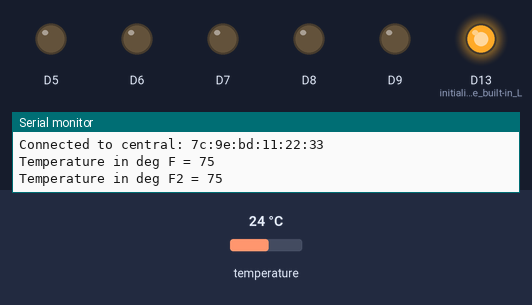
This sketch was run on a simulated Arduino Nano 33 IoT. On the bench: output pins drawn as LEDs (lit = HIGH), the last lines printed to the serial monitor. The inputs (shaded band) are chosen by the test bench; at power-on: temperature 24 °C. Random numbers use the default seed unless the sketch sets one; nothing arrives over Bluetooth unless stated; a phone connects over Bluetooth LE 3 s after start.

Above: at 10.8 s.
10.9 s: temperature set to 31.6 °C
21.2 s: temperature set to 32.7 °C
At 30.8 s:
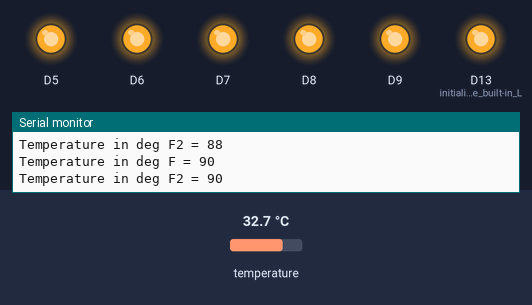
31.5 s: temperature set to 12 °C
At 40.8 s:
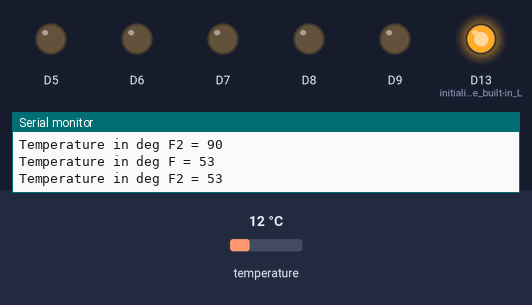
41.5 s: temperature set to 33 °C
At 50.8 s:
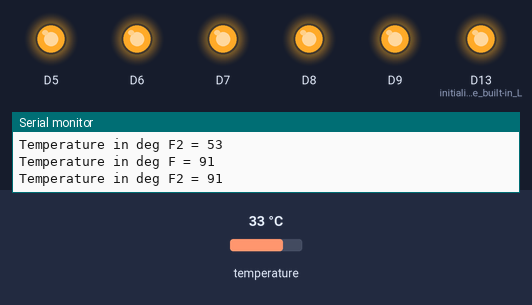
Timing chart, 0 to 52.3 s (numbered marks = the images above; inputs shaded):
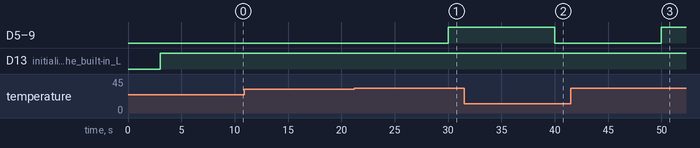

Measured:
- the behaviour switches between 32.2 and 32.3 °C on temperature (found by bisection; images 0 and 1)
- after the input at 21.2 s, D5–9: LOW → HIGH after 8.8 s
- after the input at 31.5 s, D5–9: HIGH → LOW after 8.5 s
- after the input at 41.5 s, D5–9: LOW → HIGH after 8.5 s

The sketch:

SmartCollar.ino
```cpp
/* Adafruit library examples for BME280 sensor */
#include <Wire.h>
#include <Adafruit_Sensor.h>
#include <Adafruit_BME280.h>
#include <ArduinoBLE.h>
/* If you know the sea level pressure, the accuracy improves a lot
#define SEALEVELPRESSURE_HPA (1013.25) */
#define LSL8 256

Adafruit_BME280 bme;
Adafruit_BME280 bme2;

BLEService tempService("98a06868-7df4-431d-b940-8d92656e7893"); // BLE LED Service

//BLEIntCharacteristic internalTemp("c860de29-0df7-4832-8c9f-cb8b6bdac985", BLEWrite | BLENotify);
BLEIntCharacteristic externalTemp("3285a9d7-857b-4233-809e-67e077a0366c", BLEWrite | BLENotify);

BLEIntCharacteristic combinedTemp("c860de29-0df7-4832-8c9f-cb8b6bdac985", BLEWrite | BLENotify);

long prevMillis = 0;
int dogSafeTemp = 0;

int data[] = {95,96,97,98,99,100,99,98,97,96};

void setup() {
  Serial.begin(9600);
  // while (!Serial);
  Serial.println("Starting");
  bme.begin(0x77); // address = 0x77 (default)
  bme2.begin(0x76); // address = 0x76

/* assuming I2C address set is 0x76. If you are using 0x77, update 0x77 as the I2C address  */

  pinMode(LED_BUILTIN, OUTPUT); // initialize the built-in LED pin to indicate when a central is connected
  pinMode(5, OUTPUT);
  pinMode(6, OUTPUT);
  pinMode(7, OUTPUT);
  pinMode(8, OUTPUT);
  pinMode(9, OUTPUT);

  Serial.println("Starting");
  if (!BLE.begin()) {
    Serial.println("starting BLE failed!");

    while (1);
  }


  Serial.println("Starting BLE");

  BLE.setLocalName("SmartCollar");
  BLE.setAdvertisedService(tempService);
  // tempService.addCharacteristic(internalTemp);
  // tempService.addCharacteristic(externalTemp);
  tempService.addCharacteristic(combinedTemp);
  BLE.addService(tempService);
  //internalTemp.writeValue(dogSafeTemp); // set initial value for this characteristic

  BLE.advertise();

  Serial.println("Bluetooth® device active, waiting for connections...");
}

void loop() {

  BLEDevice central = BLE.central();
  int i = 0;
  bool sel = false;
  if (central) {
    Serial.print("Connected to central: ");
    // print the central's BT address:
    Serial.println(central.address());
    // turn on the LED to indicate the connection:
    digitalWrite(LED_BUILTIN, HIGH);

    while (central.connected()) {
    long currMillis = millis();

      if(currMillis - prevMillis >= 10000){
        prevMillis = millis();
        //updateTemp();
        //test(sel);
        updateTemps();

      }
    }

    // when the central disconnects, turn off the LED:
    digitalWrite(LED_BUILTIN, LOW);
    Serial.print("Disconnected from central: ");
    Serial.println(central.address());
  }
}

void updateTemps() {
  Serial.print("Temperature in deg F = ");
  double cel = bme.readTemperature();
  int internalTempData = (int)((cel*9/5) + 32);
  Serial.println(internalTempData);
  //internalTemp.writeValue(internalTempData);

  Serial.print("Temperature in deg F2 = ");
  double cel2 = bme2.readTemperature();
  int externalTempData = (int)((cel2*9/5) + 32);
  Serial.println(externalTempData);
  //externalTemp.writeValue(externalTempData);

  int combinedTempData = externalTempData * LSL8 + internalTempData;
  combinedTemp.writeValue(combinedTempData);
  if((internalTempData >= 90) || (externalTempData >=90)){

    digitalWrite(5, HIGH);
    digitalWrite(6, HIGH);// turn the LED on (HIGH is the voltage level)
    digitalWrite(7, HIGH);// turn the LED on (HIGH is the voltage level)
    digitalWrite(8, HIGH);
    digitalWrite(9, HIGH);

  } else {
    digitalWrite(5, LOW);
    digitalWrite(6, LOW); // turn the LED off by making the voltage LOW
    digitalWrite(7, LOW);
    digitalWrite(8, LOW);
    digitalWrite(9, LOW);// turn the LED off by making the voltage LOW
  }
}

void test(bool sel){
  int rand = random(0, 120);
  int rand2 = random(0, 120);

  int combine = rand + rand2 * 256;
  Serial.print("Internal: ");
  Serial.println(rand);
  Serial.print("External: ");
  Serial.println(rand2);
  Serial.print("Combine: ");
  Serial.println(combine);
  Serial.println();
  combinedTemp.writeValue(combine);

  // Serial.print("External: ");
  // Serial.println(rand2);
  // externalTemp.writeValue(rand2);


  //   Serial.println("Internal: 9652");

  //   internalTemp.writeValue(10112);
}

void test2(int i){
  Serial.println(data[i]);

  int combine = data[i] + (data[i] + 1) * LSL8;
  combinedTemp.writeValue(combine);
}
```
